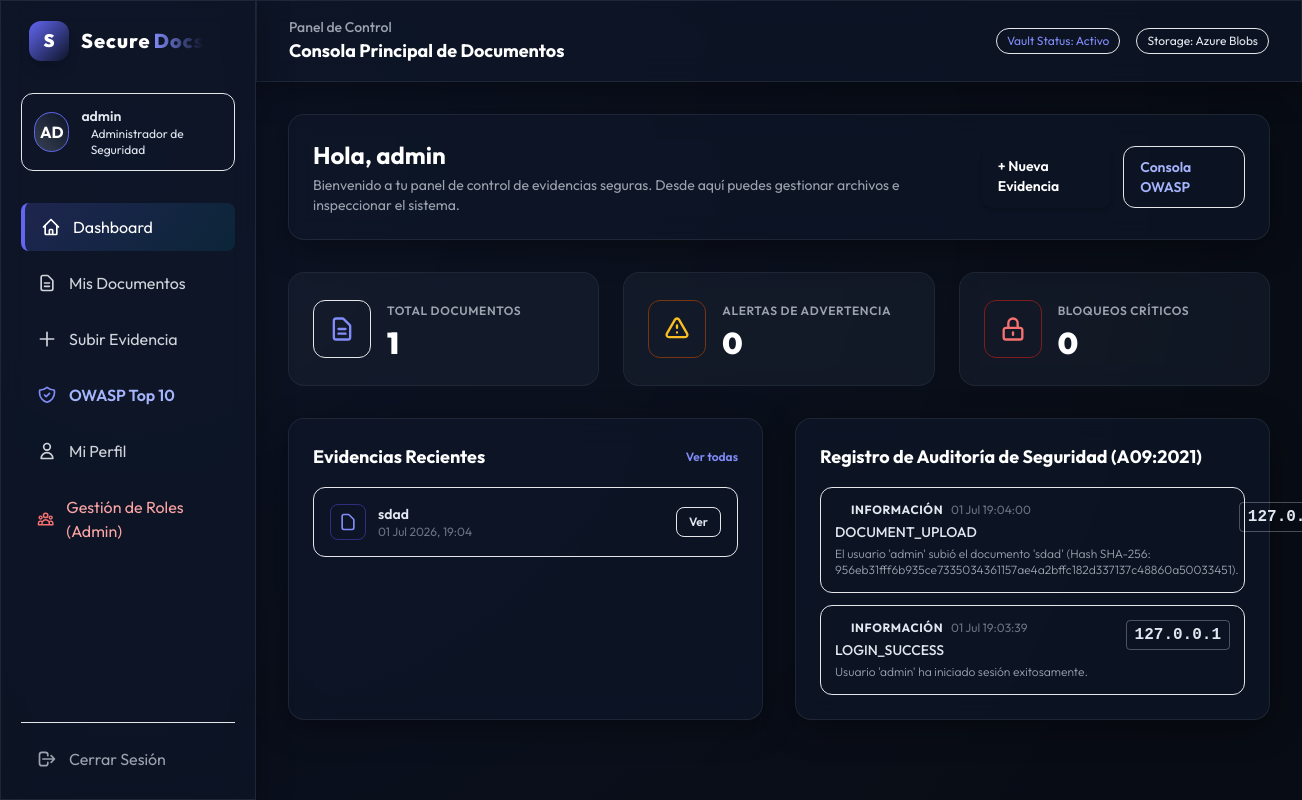
The app's page /dashboard/ (signed in), older data.
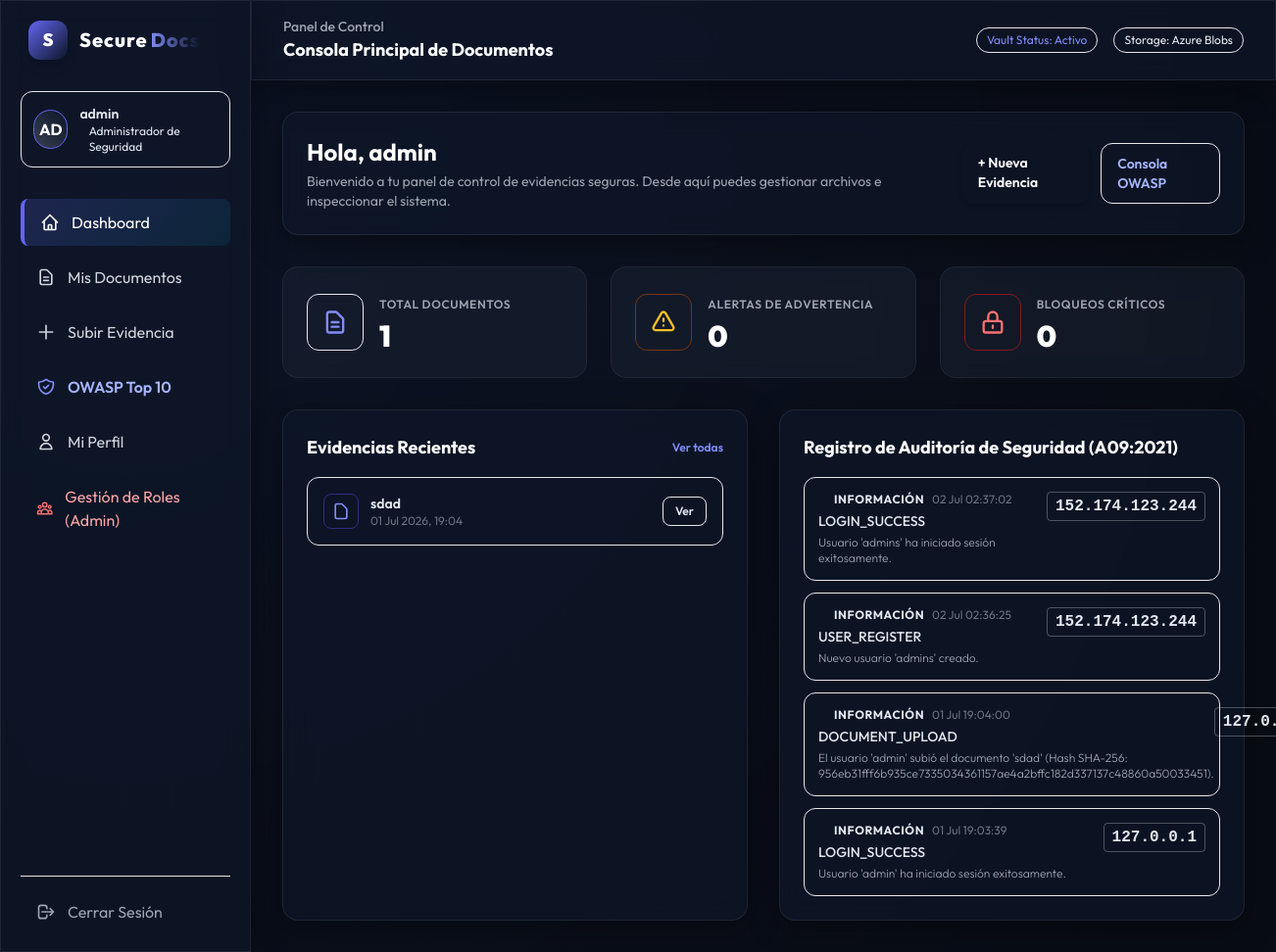
The same page, newer data.
### documents/models.py (models this page shows, shortened)
class Document(models.Model):
    owner = models.ForeignKey(User, on_delete=models.CASCADE, related_name='documents')
    title = models.CharField(max_length=200)
    description = models.TextField(blank=True)
    file = models.FileField(upload_to='evidences/')
    file_hash = models.CharField(max_length=64, blank=True, verbose_name="Hash SHA-256")
    file_size = models.IntegerField(default=0, verbose_name="Tamaño (bytes)")
    content_type = models.CharField(max_length=150, blank=True, verbose_name="Tipo MIME")
    encrypted_notes = models.TextField(blank=True, verbose_name="Notas encriptadas en reposo")
    signature_image = models.FileField(upload_to='signatures/', blank=True, null=True, verbose_name="Firma Manuscrita")
    created_at = models.DateTimeField(auto_now_add=True)
    updated_at = models.DateTimeField(auto_now=True)
    class Meta:
        ordering = ['-created_at']

### core/models.py (models this page shows, shortened)
class SecurityAuditLog(models.Model):
    SEVERITY_CHOICES = (
        ('INFO', 'Información'),
        ('WARNING', 'Advertencia'),
        ('CRITICAL', 'Crítico'),
    )
    timestamp = models.DateTimeField(auto_now_add=True)
    action = models.CharField(max_length=100)
    user = models.ForeignKey(User, on_delete=models.SET_NULL, null=True, blank=True)
    ip_address = models.GenericIPAddressField(null=True, blank=True)
    user_agent = models.CharField(max_length=255, null=True, blank=True)
    details = models.TextField()
    severity = models.CharField(max_length=10, choices=SEVERITY_CHOICES, default='INFO')
    class Meta:
        ordering = ['-timestamp']

### core/views.py (the view)
# urls.py: path('dashboard/', views.dashboard, name='dashboard'),
@login_required
def dashboard(request):
    user_docs = Document.objects.filter(owner=request.user)
    recent_docs = user_docs.order_by('-created_at')[:5]
    audit_logs = SecurityAuditLog.objects.filter(user=request.user).order_by('-timestamp')[:5]
    if request.user.profile.role == 'admin':
        all_logs = SecurityAuditLog.objects.all().order_by('-timestamp')[:10]
        critical_count = SecurityAuditLog.objects.filter(severity='CRITICAL').count()
        warning_count = SecurityAuditLog.objects.filter(severity='WARNING').count()
    else:
        all_logs = audit_logs
        critical_count = SecurityAuditLog.objects.filter(user=request.user, severity='CRITICAL').count()
        warning_count = SecurityAuditLog.objects.filter(user=request.user, severity='WARNING').count()
    context = {
        'total_docs': user_docs.count(),
        'recent_docs': recent_docs,
        'audit_logs': all_logs,
        'critical_count': critical_count,
        'warning_count': warning_count,
    }
    return render(request, 'dashboard.html', context)

### templates/dashboard.html (shortened to what the changed rows need)
{% extends "base.html" %}
{% block content %}
<div class="space-y-8">
    <div class="flex flex-col md:flex-row md:items-center justify-between gap-4 p-6 rounded-2xl glass-panel relative overflow-hidden">
        <div class="relative z-10">
            <h2 class="text-2xl font-bold text-white">Hola, {{ user.username }}</h2>
        </div>
    </div>
    <div class="grid grid-cols-1 lg:grid-cols-2 gap-8">
        <div class="p-6 rounded-2xl glass-panel space-y-4">
            {% if recent_docs %}
                <div class="space-y-3">
                    {% for doc in recent_docs %}
                        <div class="p-4 rounded-xl bg-slate-900 bg-opacity-55 border border-slate-800 flex items-center justify-between hover:border-slate-700 transition">
                            <div class="flex items-center space-x-3 overflow-hidden">
                                <div class="w-9 h-9 rounded-lg bg-indigo-950 bg-opacity-40 flex items-center justify-center text-indigo-400 border border-indigo-900 flex-shrink-0">
                                    <svg class="w-5 h-5" fill="none" viewBox="0 0 24 24" stroke="currentColor"><path stroke-linecap="round" stroke-linejoin="round" stroke-width="2" d="M7 21h10a2 2 0 002-2V9.414a1 1 0 00-.293-.707l-5.414-5.414A1 1 0 0012.586 3H7a2 2 0 00-2 2v14a2 2 0 002 2z"/></svg>
                                </div>
                                <div class="overflow-hidden">
                                    <h4 class="font-semibold text-sm text-slate-100 truncate">{{ doc.title }}</h4>
                                    <p class="text-xs text-gray-500">{{ doc.created_at|date:"d M Y, H:i" }}</p>
                                </div>
                            </div>
                            <a href="{% url 'documents:detail' doc.pk %}" class="text-xs px-3 py-1.5 rounded-lg bg-slate-800 hover:bg-slate-750 text-slate-300 font-semibold border border-slate-700">
                                Ver
                            </a>
                        </div>
                    {% endfor %}
                </div>
            {% else %}
                <div class="py-12 text-center">
                    <p class="text-sm text-gray-500">No hay documentos registrados aún.</p>
                    <a href="{% url 'documents:create' %}" class="text-xs text-indigo-400 font-semibold mt-2 inline-block">Subir mi primer documento</a>
                </div>
            {% endif %}
        </div>
        <div class="p-6 rounded-2xl glass-panel space-y-4">
            {% if audit_logs %}
                <div class="space-y-3">
                    {% for log in audit_logs %}
                        <div class="p-3.5 rounded-xl bg-slate-900 bg-opacity-40 border border-slate-850 flex items-start justify-between">
                            <div class="space-y-1">
                                <div class="flex items-center space-x-2">
                                    {% if log.severity == 'CRITICAL' %}
                                        <span class="w-2 h-2 rounded-full bg-red-500"></span>
                                        <span class="text-xs font-bold text-red-400 uppercase tracking-wider">Crítico</span>
                                    {% elif log.severity == 'WARNING' %}
                                        <span class="w-2 h-2 rounded-full bg-yellow-500"></span>
                                        <span class="text-xs font-bold text-yellow-400 uppercase tracking-wider">Advertencia</span>
                                    {% else %}
                                        <span class="w-2 h-2 rounded-full bg-emerald-500"></span>
                                        <span class="text-xs font-bold text-emerald-400 uppercase tracking-wider">Información</span>
                                    {% endif %}
                                    <span class="text-xs text-gray-500">{{ log.timestamp|date:"d M H:i:s" }}</span>
                                </div>
                                <p class="text-sm font-medium text-slate-200">{{ log.action }}</p>
                                <p class="text-xs text-gray-400 font-light">{{ log.details }}</p>
                            </div>
                            <span class="text-[10px] font-semibold font-mono text-cyan-400 px-2 py-0.5 rounded bg-cyan-950 bg-opacity-30 border border-cyan-900 border-opacity-30">
                                {{ log.ip_address|default:"localhost" }}
                            </span>
                        </div>
                    {% endfor %}
                </div>
            {% else %}
                <div class="py-12 text-center">
                    <p class="text-sm text-gray-500">No hay registros de auditoría de seguridad registrados.</p>
                </div>
            {% endif %}
        </div>
    </div>
</div>
{% endblock %}

Row changes from the older to the newer data that the page shows:
added SecurityAuditLog: severity "INFORMACIÓN", timestamp "02 Jul 02:37:02", action "LOGIN_SUCCESS", details "Usuario 'admins' ha iniciado sesión exitosamente.", ip_address "152.174.123.244"
added SecurityAuditLog: severity "INFORMACIÓN", timestamp "02 Jul 02:36:25", action "USER_REGISTER", details "Nuevo usuario 'admins' creado.", ip_address "152.174.123.244"
